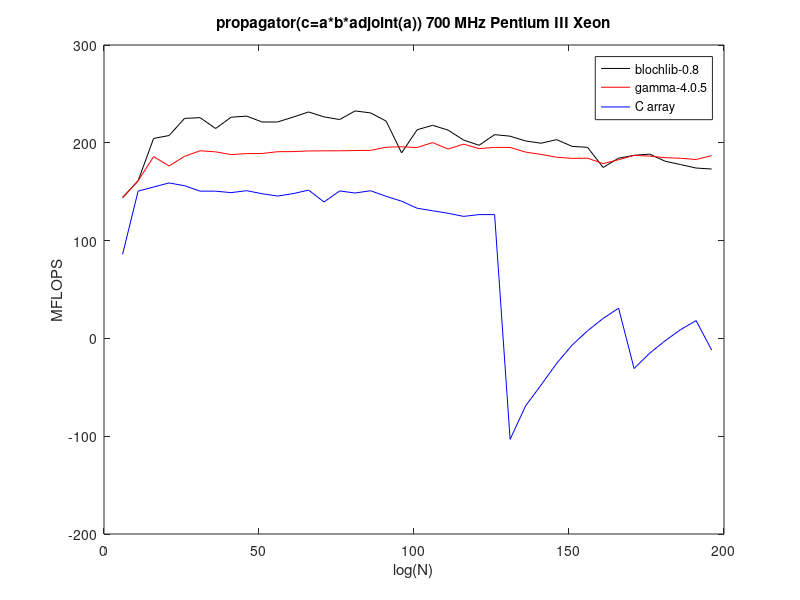

Write the MATLAB code that produced this figure.
Infinity=Inf;
R=(6):(5):(200);
gamma_dsymmF=[143.942 161.14 185.884 176.329 186.184 191.854 190.771 187.931 188.985 189.088 190.899 191.018 191.664 191.799 191.821 192.106 192.267 195.521 195.971 195.122 200.238 193.6 198.645 194.021 195.312 195.289 190.481 188.16 185.233 184.091 184.274 178.735 182.731 187.162 186.413 184.776 184.193 182.907 186.831 ] ;
mat_dsymmF=[ 143.942 161.14 204.472 207.446 224.973 225.711 214.618 226.154 227.293 221.273 221.307 226.283 231.54 226.475 223.792 232.595 230.57 222.213 189.717 213.333 217.906 212.96 202.783 197.486 208.333 206.776 201.877 199.564 203.242 196.364 195.351 174.763 184.292 187.162 188.462 181.188 177.73 174.197 173.194 ];
c_dsymmF=[86.0544 150.593 154.79 158.967 156.091 150.587 150.538 149.051 151.047 147.958 145.538 148.059 151.596 139.515 150.789 148.651 150.993 145.286 140.301 133.111 130.524 127.939 124.762 126.584 126.58 -103.24 -68.9875 -47.6291 -25.5753 -6.84553 7.79883 20.4358 30.8597 -30.823 -15.2225 -2.43501 8.97913 18.2109 -11.8089];

plot(R, mat_dsymmF,'k', R, gamma_dsymmF, 'r',R, c_dsymmF, 'b');
title('propagator(c=a*b*adjoint(a)) 700 MHz Pentium III Xeon');
xlabel('log(N)');
ylabel('MFLOPS');
legend('blochlib-0.8', 'gamma-4.0.5', 'C array');
